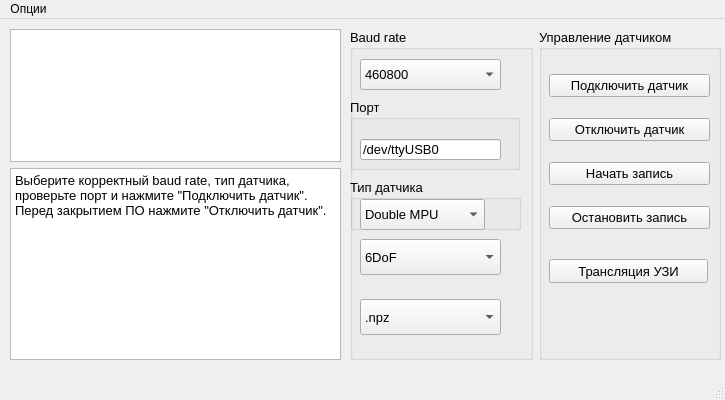
<?xml version="1.0" encoding="UTF-8"?>
<ui version="4.0">
 <class>WitMotionConnect_MainWindow</class>
 <widget class="QMainWindow" name="WitMotionConnect_MainWindow">
  <property name="geometry">
   <rect>
    <x>0</x>
    <y>0</y>
    <width>725</width>
    <height>400</height>
   </rect>
  </property>
  <property name="minimumSize">
   <size>
    <width>725</width>
    <height>400</height>
   </size>
  </property>
  <property name="maximumSize">
   <size>
    <width>725</width>
    <height>400</height>
   </size>
  </property>
  <property name="windowTitle">
   <string>WitMotion Connect</string>
  </property>
  <widget class="QWidget" name="WitMotionConnect_centralwidget">
   <widget class="QWidget" name="layoutWidget">
    <property name="geometry">
     <rect>
      <x>350</x>
      <y>10</y>
      <width>371</width>
      <height>331</height>
     </rect>
    </property>
    <layout class="QHBoxLayout" name="horizontalLayout_4">
     <item>
      <layout class="QVBoxLayout" name="verticalLayout">
       <item>
        <widget class="QGroupBox" name="IMU_baud_rate_groupBox">
         <property name="font">
          <font>
           <pointsize>10</pointsize>
          </font>
         </property>
         <property name="title">
          <string>Baud rate</string>
         </property>
         <widget class="QComboBox" name="IMU_baud_rate_comboBox">
          <property name="geometry">
           <rect>
            <x>10</x>
            <y>30</y>
            <width>141</width>
            <height>31</height>
           </rect>
          </property>
          <property name="font">
           <font>
            <pointsize>10</pointsize>
           </font>
          </property>
          <property name="currentIndex">
           <number>7</number>
          </property>
          <item>
           <property name="text">
            <string>4800</string>
           </property>
          </item>
          <item>
           <property name="text">
            <string>9600</string>
           </property>
          </item>
          <item>
           <property name="text">
            <string>19200</string>
           </property>
          </item>
          <item>
           <property name="text">
            <string>38400</string>
           </property>
          </item>
          <item>
           <property name="text">
            <string>57600</string>
           </property>
          </item>
          <item>
           <property name="text">
            <string>115200</string>
           </property>
          </item>
          <item>
           <property name="text">
            <string>230400</string>
           </property>
          </item>
          <item>
           <property name="text">
            <string>460800</string>
           </property>
          </item>
          <item>
           <property name="text">
            <string>921600</string>
           </property>
          </item>
         </widget>
         <widget class="QGroupBox" name="IMU_port_groupBox">
          <property name="geometry">
           <rect>
            <x>0</x>
            <y>70</y>
            <width>170</width>
            <height>71</height>
           </rect>
          </property>
          <property name="font">
           <font>
            <pointsize>10</pointsize>
           </font>
          </property>
          <property name="title">
           <string>Порт</string>
          </property>
          <widget class="QLineEdit" name="IMU_port_lineEdit">
           <property name="geometry">
            <rect>
             <x>10</x>
             <y>40</y>
             <width>141</width>
             <height>21</height>
            </rect>
           </property>
           <property name="font">
            <font>
             <pointsize>10</pointsize>
            </font>
           </property>
           <property name="text">
            <string>/dev/ttyUSB0</string>
           </property>
           <property name="placeholderText">
            <string>/dev/ttyUSB0</string>
           </property>
          </widget>
         </widget>
         <widget class="QGroupBox" name="IMU_type_groupBox">
          <property name="geometry">
           <rect>
            <x>0</x>
            <y>150</y>
            <width>171</width>
            <height>51</height>
           </rect>
          </property>
          <property name="title">
           <string>Тип датчика</string>
          </property>
          <widget class="QComboBox" name="IMU_type_comboBox">
           <property name="geometry">
            <rect>
             <x>10</x>
             <y>20</y>
             <width>125</width>
             <height>31</height>
            </rect>
           </property>
           <property name="currentIndex">
            <number>1</number>
           </property>
           <item>
            <property name="text">
             <string>Single MPU</string>
            </property>
           </item>
           <item>
            <property name="text">
             <string>Double MPU</string>
            </property>
           </item>
           <item>
            <property name="text">
             <string>WitMotion</string>
            </property>
           </item>
          </widget>
         </widget>
         <widget class="QComboBox" name="IMU_mode_comboBox">
          <property name="geometry">
           <rect>
            <x>10</x>
            <y>210</y>
            <width>141</width>
            <height>36</height>
           </rect>
          </property>
          <property name="currentIndex">
           <number>2</number>
          </property>
          <item>
           <property name="text">
            <string>9DoF</string>
           </property>
          </item>
          <item>
           <property name="text">
            <string>9DoF initonly</string>
           </property>
          </item>
          <item>
           <property name="text">
            <string>6DoF</string>
           </property>
          </item>
         </widget>
         <widget class="QComboBox" name="table_type_comboBox">
          <property name="geometry">
           <rect>
            <x>10</x>
            <y>270</y>
            <width>141</width>
            <height>36</height>
           </rect>
          </property>
          <property name="currentIndex">
           <number>2</number>
          </property>
          <item>
           <property name="text">
            <string>.h5</string>
           </property>
          </item>
          <item>
           <property name="text">
            <string>.csv</string>
           </property>
          </item>
          <item>
           <property name="text">
            <string>.npz</string>
           </property>
          </item>
         </widget>
        </widget>
       </item>
      </layout>
     </item>
     <item>
      <layout class="QVBoxLayout" name="verticalLayout_4">
       <item>
        <widget class="QGroupBox" name="IMU_control_buttons_groupBox">
         <property name="font">
          <font>
           <pointsize>10</pointsize>
          </font>
         </property>
         <property name="title">
          <string>Управление датчиком</string>
         </property>
         <widget class="QWidget" name="verticalLayoutWidget">
          <property name="geometry">
           <rect>
            <x>10</x>
            <y>30</y>
            <width>161</width>
            <height>188</height>
           </rect>
          </property>
          <layout class="QVBoxLayout" name="IMU_control_verticalLayout">
           <item>
            <widget class="QPushButton" name="IMU_connect_button">
             <property name="font">
              <font>
               <pointsize>10</pointsize>
              </font>
             </property>
             <property name="text">
              <string>Подключить датчик</string>
             </property>
            </widget>
           </item>
           <item>
            <widget class="QPushButton" name="IMU_disconnect_button">
             <property name="font">
              <font>
               <pointsize>10</pointsize>
              </font>
             </property>
             <property name="text">
              <string>Отключить датчик</string>
             </property>
            </widget>
           </item>
           <item>
            <widget class="QPushButton" name="IMU_recording_start_button">
             <property name="font">
              <font>
               <pointsize>10</pointsize>
              </font>
             </property>
             <property name="text">
              <string>Начать запись</string>
             </property>
            </widget>
           </item>
           <item>
            <widget class="QPushButton" name="IMU_recording_stop_button">
             <property name="font">
              <font>
               <pointsize>10</pointsize>
              </font>
             </property>
             <property name="text">
              <string>Остановить запись</string>
             </property>
            </widget>
           </item>
          </layout>
         </widget>
         <widget class="QPushButton" name="VideoFeed_pushButton">
          <property name="geometry">
           <rect>
            <x>10</x>
            <y>230</y>
            <width>159</width>
            <height>24</height>
           </rect>
          </property>
          <property name="text">
           <string>Трансляция УЗИ</string>
          </property>
         </widget>
        </widget>
       </item>
      </layout>
     </item>
    </layout>
   </widget>
   <widget class="QWidget" name="layoutWidget">
    <property name="geometry">
     <rect>
      <x>10</x>
      <y>10</y>
      <width>331</width>
      <height>331</height>
     </rect>
    </property>
    <layout class="QVBoxLayout" name="verticalLayout_2" stretch="1,0">
     <item>
      <widget class="QTextEdit" name="output_textEdit">
       <property name="font">
        <font>
         <pointsize>10</pointsize>
        </font>
       </property>
       <property name="readOnly">
        <bool>true</bool>
       </property>
      </widget>
     </item>
     <item>
      <widget class="QTextBrowser" name="QSG_textBrowser">
       <property name="font">
        <font>
         <pointsize>10</pointsize>
        </font>
       </property>
       <property name="markdown">
        <string>Выберите корректный baud rate, тип датчика, проверьте порт и нажмите
&quot;Подключить датчик&quot;.  Перед закрытием ПО нажмите &quot;Отключить датчик&quot;.

</string>
       </property>
       <property name="html">
        <string>&lt;!DOCTYPE HTML PUBLIC &quot;-//W3C//DTD HTML 4.0//EN&quot; &quot;http://www.w3.org/TR/REC-html40/strict.dtd&quot;&gt;
&lt;html&gt;&lt;head&gt;&lt;meta name=&quot;qrichtext&quot; content=&quot;1&quot; /&gt;&lt;meta charset=&quot;utf-8&quot; /&gt;&lt;style type=&quot;text/css&quot;&gt;
p, li { white-space: pre-wrap; }
hr { height: 1px; border-width: 0; }
li.unchecked::marker { content: &quot;\2610&quot;; }
li.checked::marker { content: &quot;\2612&quot;; }
&lt;/style&gt;&lt;/head&gt;&lt;body style=&quot; font-family:'Cantarell'; font-size:10pt; font-weight:400; font-style:normal;&quot;&gt;
&lt;p style=&quot; margin-top:6px; margin-bottom:6px; margin-left:0px; margin-right:0px; -qt-block-indent:0; text-indent:0px;&quot;&gt;Выберите корректный baud rate, тип датчика, проверьте порт и нажмите &amp;quot;Подключить датчик&amp;quot;.  Перед закрытием ПО нажмите &amp;quot;Отключить датчик&amp;quot;.&lt;/p&gt;&lt;/body&gt;&lt;/html&gt;</string>
       </property>
      </widget>
     </item>
    </layout>
   </widget>
  </widget>
  <widget class="QMenuBar" name="menubar">
   <property name="geometry">
    <rect>
     <x>0</x>
     <y>0</y>
     <width>725</width>
     <height>28</height>
    </rect>
   </property>
   <widget class="QMenu" name="menu_options">
    <property name="title">
     <string>Опции</string>
    </property>
    <addaction name="decipher_action"/>
    <addaction name="settings_action"/>
    <addaction name="magCal_action"/>
   </widget>
   <addaction name="menu_options"/>
  </widget>
  <widget class="QStatusBar" name="statusbar"/>
  <action name="decipher_action">
   <property name="text">
    <string>Дешифратор</string>
   </property>
  </action>
  <action name="settings_action">
   <property name="text">
    <string>Настройки</string>
   </property>
  </action>
  <action name="magCal_action">
   <property name="text">
    <string>Калибровка магнетометра</string>
   </property>
  </action>
 </widget>
 <resources/>
 <connections/>
</ui>
